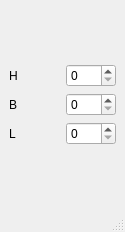
<?xml version="1.0" encoding="UTF-8"?>
<ui version="4.0">
 <class>MainWindow</class>
 <widget class="QMainWindow" name="MainWindow">
  <property name="geometry">
   <rect>
    <x>0</x>
    <y>0</y>
    <width>125</width>
    <height>232</height>
   </rect>
  </property>
  <property name="windowTitle">
   <string>MainWindow</string>
  </property>
  <widget class="QWidget" name="centralwidget">
   <layout class="QGridLayout" name="gridLayout">
    <item row="0" column="0">
     <layout class="QVBoxLayout" name="verticalLayout">
      <item>
       <layout class="QHBoxLayout" name="horizontalLayout">
        <item>
         <widget class="QLabel" name="label">
          <property name="text">
           <string>H</string>
          </property>
         </widget>
        </item>
        <item>
         <widget class="QSpinBox" name="spinBox_h"/>
        </item>
       </layout>
      </item>
      <item>
       <layout class="QHBoxLayout" name="horizontalLayout_2">
        <item>
         <widget class="QLabel" name="label_2">
          <property name="text">
           <string>B</string>
          </property>
         </widget>
        </item>
        <item>
         <widget class="QSpinBox" name="spinBox_b"/>
        </item>
       </layout>
      </item>
      <item>
       <layout class="QHBoxLayout" name="horizontalLayout_3">
        <item>
         <widget class="QLabel" name="label_3">
          <property name="text">
           <string>L</string>
          </property>
         </widget>
        </item>
        <item>
         <widget class="QSpinBox" name="spinBox_l"/>
        </item>
       </layout>
      </item>
     </layout>
    </item>
   </layout>
  </widget>
  <widget class="QMenuBar" name="menubar">
   <property name="geometry">
    <rect>
     <x>0</x>
     <y>0</y>
     <width>125</width>
     <height>21</height>
    </rect>
   </property>
  </widget>
  <widget class="QStatusBar" name="statusbar"/>
 </widget>
 <resources/>
 <connections/>
</ui>
